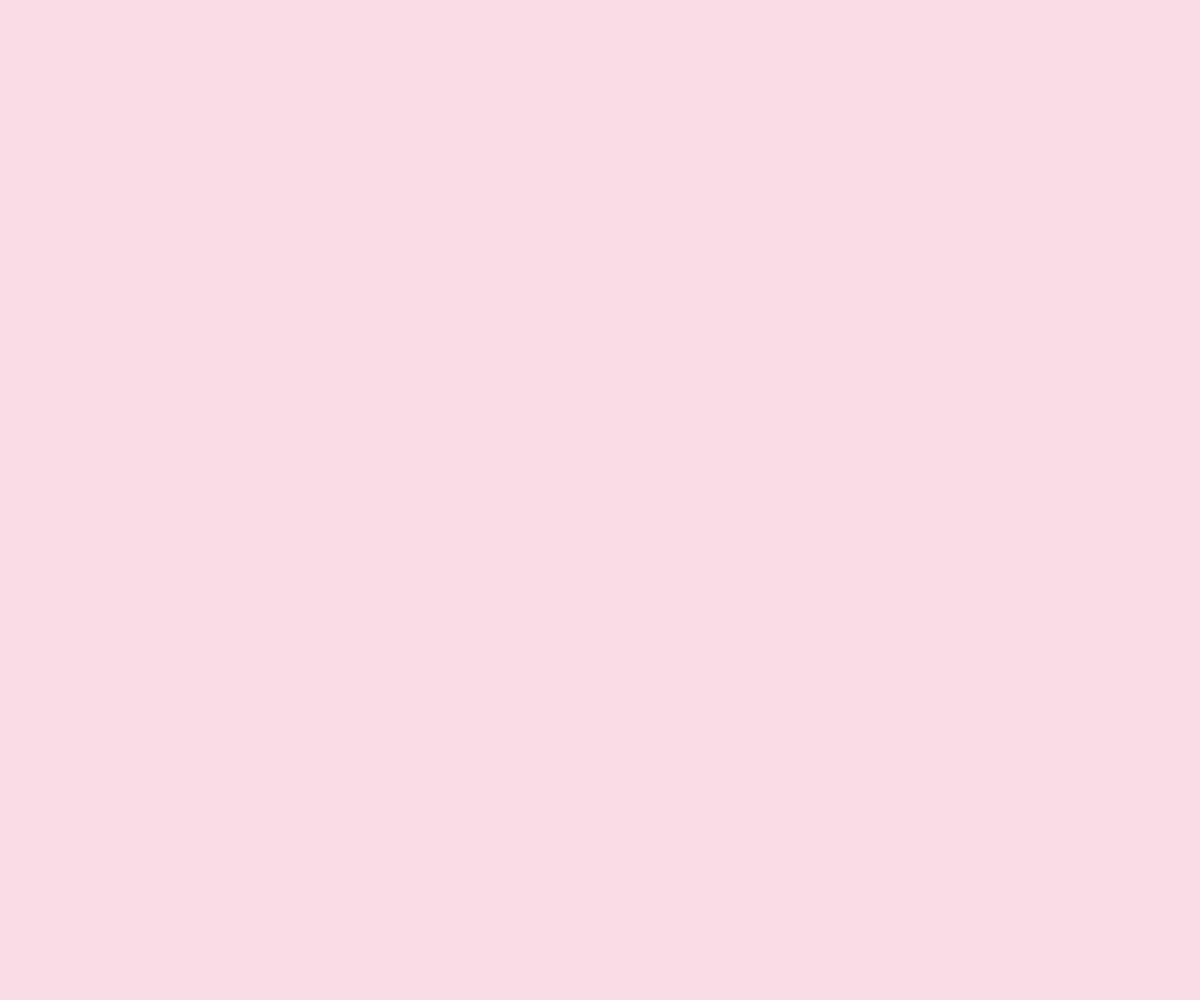
Frame 1 (no input)
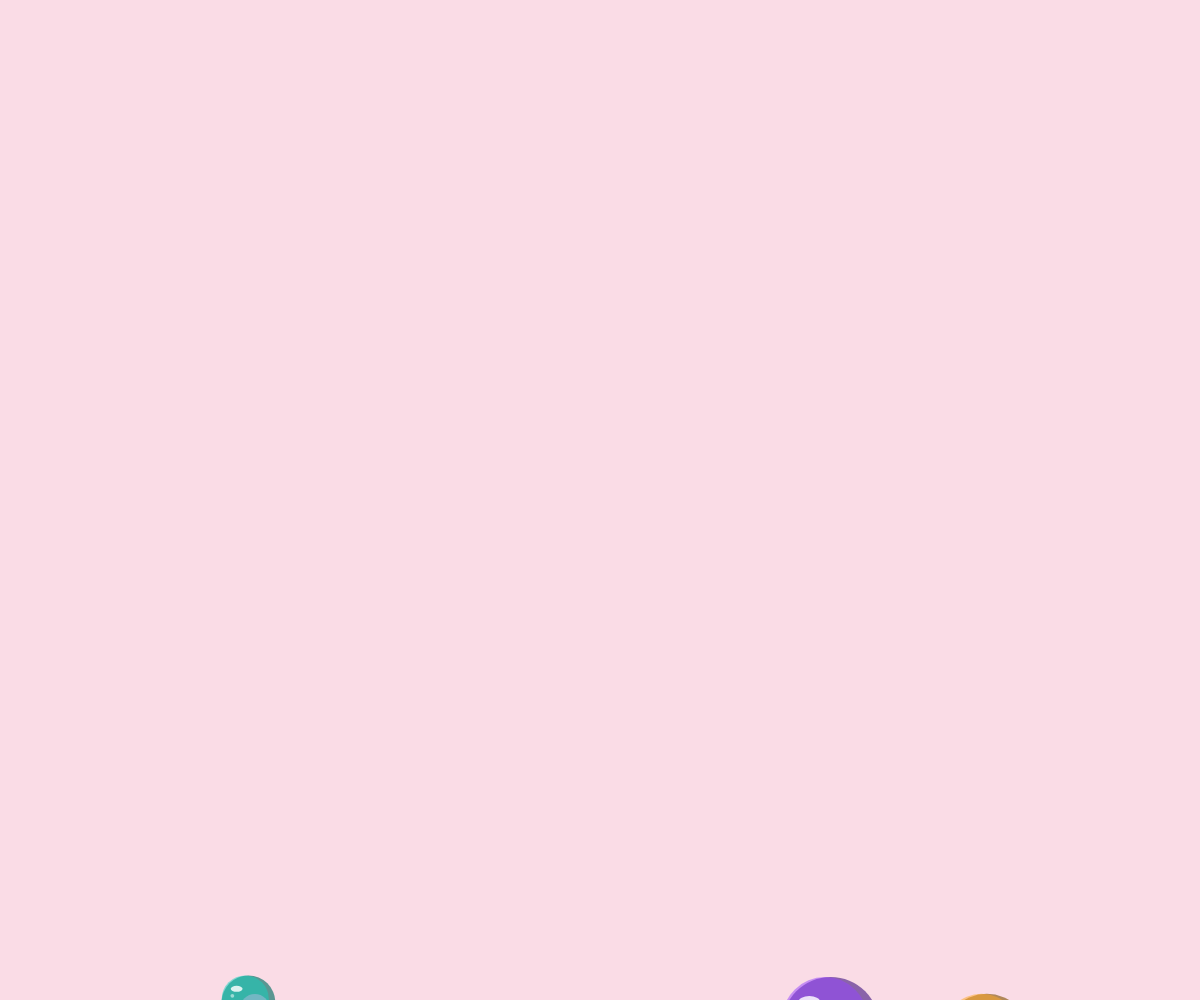
Frame 60 (no input)
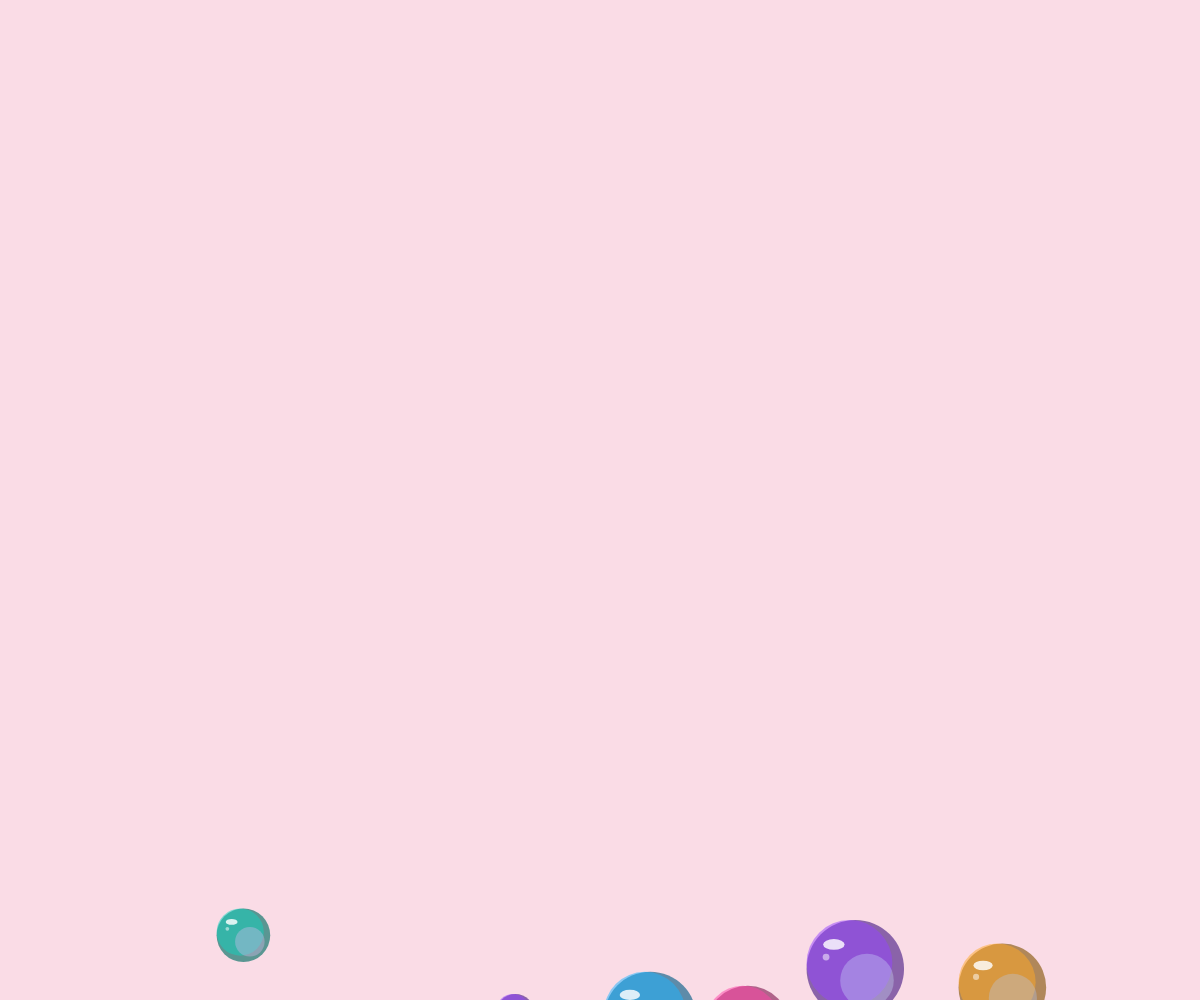
Frame 120 (the mouse pressed at the canvas centre since frame 60)

The p5.js sketch that drew these frames (run headless with seeded random() and noise() and a simulated clock; from frame 60 on, the mouse is pressed at the canvas centre):

// p5.js sketch
// ── sketch.js
let bubbles = [];
let particles = [];

function setup() {
  createCanvas(windowWidth, windowHeight);

  let colors = [
    [30, 180, 255],   // 蓝
    [150, 70, 255],   // 紫
    [255, 70, 170],   // 粉
    [20, 210, 190],   // 青
    [255, 170, 40]    // 橙
  ];

  for (let i = 0; i < 13; i++) {
    bubbles.push({
      x: random(width),
      y: random(height, height + 400),
      size: random(30, 120),
      speed: random(0.5, 1.8),
      angle: random(TWO_PI),
      color: random(colors)
    });
  }
}

function draw() {
  background(250, 220, 230);

  // 泡泡移动
  for (let b of bubbles) {

    b.y -= b.speed;

    // 错乱的左右漂浮
    b.x += sin(frameCount * 0.02 + b.angle) * 0.8;

    // 到顶部重新出现
    if (b.y < -b.size) {
      resetBubble(b);
    }

    drawBubble(b);
  }

  // 泡泡碰撞
  for (let i = 0; i < bubbles.length; i++) {
    for (let j = i + 1; j < bubbles.length; j++) {

      let a = bubbles[i];
      let b = bubbles[j];

      let d = dist(a.x, a.y, b.x, b.y);

      if (d < (a.size + b.size) / 2) {

        // 碰到以后偶尔破裂
        if (random(1) < 0.02) {
          popBubble(a);
          popBubble(b);
        }
      }
    }
  }

  // 破裂的小彩色粒子
  for (let i = particles.length - 1; i >= 0; i--) {

    let p = particles[i];

    p.x += p.vx;
    p.y += p.vy;
    p.life -= 6;

    noStroke();
    fill(p.color, p.life);
    circle(p.x, p.y, 5);

    if (p.life <= 0) {
      particles.splice(i, 1);
    }
  }
}


// 泡泡外观
function drawBubble(b) {

  push();
  noStroke();

  let c = b.color;

  // 深色底层，让泡泡更有体积
  fill(c[0] * 0.55, c[1] * 0.55, c[2] * 0.55, 170);
  circle(b.x, b.y, b.size);

  // 彩色主体
  fill(c[0], c[1], c[2], 130);
  circle(
    b.x - b.size * 0.06,
    b.y - b.size * 0.06,
    b.size * 0.88
  );

  // 第二种颜色，让里面有彩色变化
  fill(
    255 - c[0] * 0.3,
    255 - c[1] * 0.3,
    255,
    80
  );

  circle(
    b.x + b.size * 0.12,
    b.y + b.size * 0.12,
    b.size * 0.55
  );

  // 透明高光
  fill(255, 255, 255, 210);

  ellipse(
    b.x - b.size * 0.22,
    b.y - b.size * 0.25,
    b.size * 0.22,
    b.size * 0.11
  );

  fill(255, 255, 255, 130);

  circle(
    b.x - b.size * 0.3,
    b.y - b.size * 0.12,
    b.size * 0.07
  );

  pop();
}


// 泡泡破裂
function popBubble(b) {

  for (let i = 0; i < 10; i++) {

    let angle = random(TWO_PI);
    let speed = random(1, 4);

    particles.push({
      x: b.x,
      y: b.y,
      vx: cos(angle) * speed,
      vy: sin(angle) * speed,
      color: color(
        random(50, 255),
        random(50, 255),
        random(100, 255)
      ),
      life: 160
    });
  }

  resetBubble(b);
}


// 重新生成泡泡
function resetBubble(b) {

  b.x = random(width);
  b.y = height + random(50, 300);

  b.size = random(30, 120);
  b.speed = random(0.5, 1.8);
  b.angle = random(TWO_PI);
}
